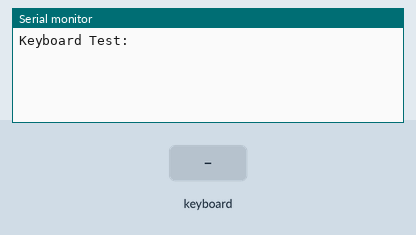
Simulated run of this sketch. Board: Arduino Uno, built with avr-gcc and run on an emulated ATmega328P. On the bench: the last lines printed to the serial monitor. Inputs (shaded band) come from the test bench.

Above: at 2.2 s.
2.3 s: PS/2 keyboard text "1" received
At 3.5 s:
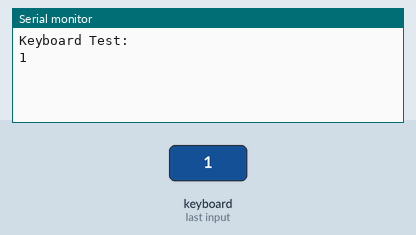
3.8 s: PS/2 keyboard text "a" received
At 4.7 s:
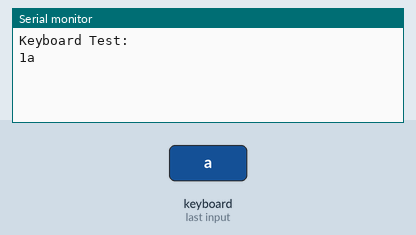

The sketch:

ReadPS2KeyBoard.ino
```cpp
#include <PS2Keyboard.h>

const int DataPin = 4;
const int IRQpin =  3;

PS2Keyboard keyboard;

void setup() {
  delay(1000);
  keyboard.begin(DataPin, IRQpin);
  Serial.begin(9600);
  Serial.println("Keyboard Test:");
}

void loop() {
  if (keyboard.available()) {

    // read the next key
    char c = keyboard.read();

    // check for some of the special keys
    if (c == PS2_ENTER) {
      Serial.println();
    } else if (c == PS2_TAB) {
      Serial.print("[Tab]");
    } else if (c == PS2_ESC) {
      Serial.print("[ESC]");
    } else if (c == PS2_PAGEDOWN) {
      Serial.print("[PgDn]");
    } else if (c == PS2_PAGEUP) {
      Serial.print("[PgUp]");
    } else if (c == PS2_LEFTARROW) {
      Serial.print("[Left]");
    } else if (c == PS2_RIGHTARROW) {
      Serial.print("[Right]");
    } else if (c == PS2_UPARROW) {
      Serial.print("[Up]");
    } else if (c == PS2_DOWNARROW) {
      Serial.print("[Down]");
    } else if (c == PS2_DELETE) {
      Serial.print("[Del]");
    } else {

      // otherwise, just print all normal characters
      Serial.print(c);
    }
  }
}
```

Measured:
- after the input at 2.3 s, the serial monitor: prints a new line at once (image 1)
- after the input at 3.8 s, the serial monitor: prints a new line at once (image 2)
